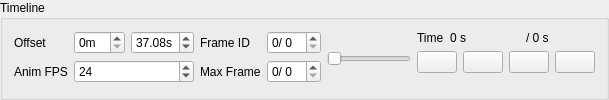
     <widget class="QGroupBox" name="timelineGroup">
      <property name="title">
       <string>Timeline</string>
      </property>
      <layout class="QHBoxLayout" name="horizontalLayout_13">
       <item>
        <layout class="QFormLayout" name="formLayout_7">
         <item row="0" column="0">
          <widget class="QLabel" name="animTimeOffsetLabel">
           <property name="text">
            <string>Offset</string>
           </property>
          </widget>
         </item>
         <item row="0" column="1">
          <layout class="QHBoxLayout" name="horizontalLayout_7">
           <item>
            <widget class="QSpinBox" name="animTimeOffsetMinSpin">
             <property name="suffix">
              <string>m</string>
             </property>
             <property name="maximum">
              <number>59</number>
             </property>
            </widget>
           </item>
           <item>
            <widget class="QDoubleSpinBox" name="animTimeOffsetSecSpin">
             <property name="suffix">
              <string>s</string>
             </property>
             <property name="decimals">
              <number>2</number>
             </property>
             <property name="maximum">
              <double>60.000000000000000</double>
             </property>
             <property name="value">
              <double>37.079999999999998</double>
             </property>
            </widget>
           </item>
          </layout>
         </item>
         <item row="1" column="0">
          <widget class="QLabel" name="animFpsLabel">
           <property name="text">
            <string>Anim FPS</string>
           </property>
          </widget>
         </item>
         <item row="1" column="1">
          <widget class="QSpinBox" name="animFpsSpin">
           <property name="minimum">
            <number>5</number>
           </property>
           <property name="maximum">
            <number>60</number>
           </property>
           <property name="value">
            <number>24</number>
           </property>
          </widget>
         </item>
        </layout>
       </item>
       <item>
        <layout class="QFormLayout" name="formLayout_8">
         <item row="0" column="0">
          <widget class="QLabel" name="animFrameLabel">
           <property name="text">
            <string>Frame ID</string>
           </property>
          </widget>
         </item>
         <item row="0" column="1">
          <widget class="QSpinBox" name="animFrameSpin">
           <property name="suffix">
            <string>/ 0</string>
           </property>
           <property name="value">
            <number>0</number>
           </property>
          </widget>
         </item>
         <item row="1" column="0">
          <widget class="QLabel" name="maxFrameLabel">
           <property name="text">
            <string>Max Frame</string>
           </property>
          </widget>
         </item>
         <item row="1" column="1">
          <widget class="QSpinBox" name="maxFrameSpin">
           <property name="suffix">
            <string>/ 0</string>
           </property>
          </widget>
         </item>
        </layout>
       </item>
       <item>
        <widget class="QSlider" name="animFrameSlider">
         <property name="orientation">
          <enum>Qt::Horizontal</enum>
         </property>
        </widget>
       </item>
       <item>
        <layout class="QFormLayout" name="formLayout_9">
         <property name="sizeConstraint">
          <enum>QLayout::SetDefaultConstraint</enum>
         </property>
         <property name="rowWrapPolicy">
          <enum>QFormLayout::DontWrapRows</enum>
         </property>
         <property name="leftMargin">
          <number>0</number>
         </property>
         <item row="0" column="0">
          <widget class="QLabel" name="animeTimeLabel">
           <property name="text">
            <string>Time</string>
           </property>
          </widget>
         </item>
         <item row="0" column="1">
          <layout class="QHBoxLayout" name="horizontalLayout_4">
           <item>
            <widget class="QLabel" name="animTimeValue">
             <property name="text">
              <string>0 s</string>
             </property>
            </widget>
           </item>
           <item>
            <widget class="QLabel" name="animTimeSuffix">
             <property name="text">
              <string>/ 0 s</string>
             </property>
            </widget>
           </item>
          </layout>
         </item>
         <item row="1" column="0" colspan="2">
          <layout class="QHBoxLayout" name="horizontalLayout_2">
           <item>
            <widget class="QPushButton" name="resetAnimButton">
             <property name="sizePolicy">
              <sizepolicy hsizetype="Maximum" vsizetype="Preferred">
               <horstretch>0</horstretch>
               <verstretch>0</verstretch>
              </sizepolicy>
             </property>
             <property name="styleSheet">
              <string notr="true"/>
             </property>
             <property name="text">
              <string/>
             </property>
             <property name="icon">
              <iconset resource="../resources/ExAnimator.qrc">
               <normaloff>:/CpuRaytracing/1454898768_replay.png</normaloff>:/CpuRaytracing/1454898768_replay.png</iconset>
             </property>
            </widget>
           </item>
           <item>
            <widget class="QPushButton" name="recordAnimButton">
             <property name="sizePolicy">
              <sizepolicy hsizetype="Maximum" vsizetype="Fixed">
               <horstretch>0</horstretch>
               <verstretch>0</verstretch>
              </sizepolicy>
             </property>
             <property name="text">
              <string/>
             </property>
             <property name="icon">
              <iconset resource="../resources/ExAnimator.qrc">
               <normaloff>:/CpuRaytracing/1456006623_Gnome-Media-Record-64.png</normaloff>:/CpuRaytracing/1456006623_Gnome-Media-Record-64.png</iconset>
             </property>
             <property name="checkable">
              <bool>true</bool>
             </property>
            </widget>
           </item>
           <item>
            <widget class="QPushButton" name="playAnimButton">
             <property name="sizePolicy">
              <sizepolicy hsizetype="Maximum" vsizetype="Fixed">
               <horstretch>0</horstretch>
               <verstretch>0</verstretch>
              </sizepolicy>
             </property>
             <property name="text">
              <string/>
             </property>
             <property name="icon">
              <iconset resource="../resources/ExAnimator.qrc">
               <normaloff>:/CpuRaytracing/1454898739_play-circle-outline.png</normaloff>
               <normalon>:/CpuRaytracing/1456006111_pause-circle-outline.png</normalon>:/CpuRaytracing/1454898739_play-circle-outline.png</iconset>
             </property>
             <property name="checkable">
              <bool>true</bool>
             </property>
            </widget>
           </item>
           <item>
            <widget class="QPushButton" name="fastAnimButton">
             <property name="sizePolicy">
              <sizepolicy hsizetype="Maximum" vsizetype="Fixed">
               <horstretch>0</horstretch>
               <verstretch>0</verstretch>
              </sizepolicy>
             </property>
             <property name="text">
              <string/>
             </property>
             <property name="icon">
              <iconset resource="../resources/ExAnimator.qrc">
               <normaloff>:/CpuRaytracing/1454898776_fast-forward.png</normaloff>:/CpuRaytracing/1454898776_fast-forward.png</iconset>
             </property>
             <property name="checkable">
              <bool>true</bool>
             </property>
            </widget>
           </item>
          </layout>
         </item>
        </layout>
       </item>
      </layout>
     </widget>
